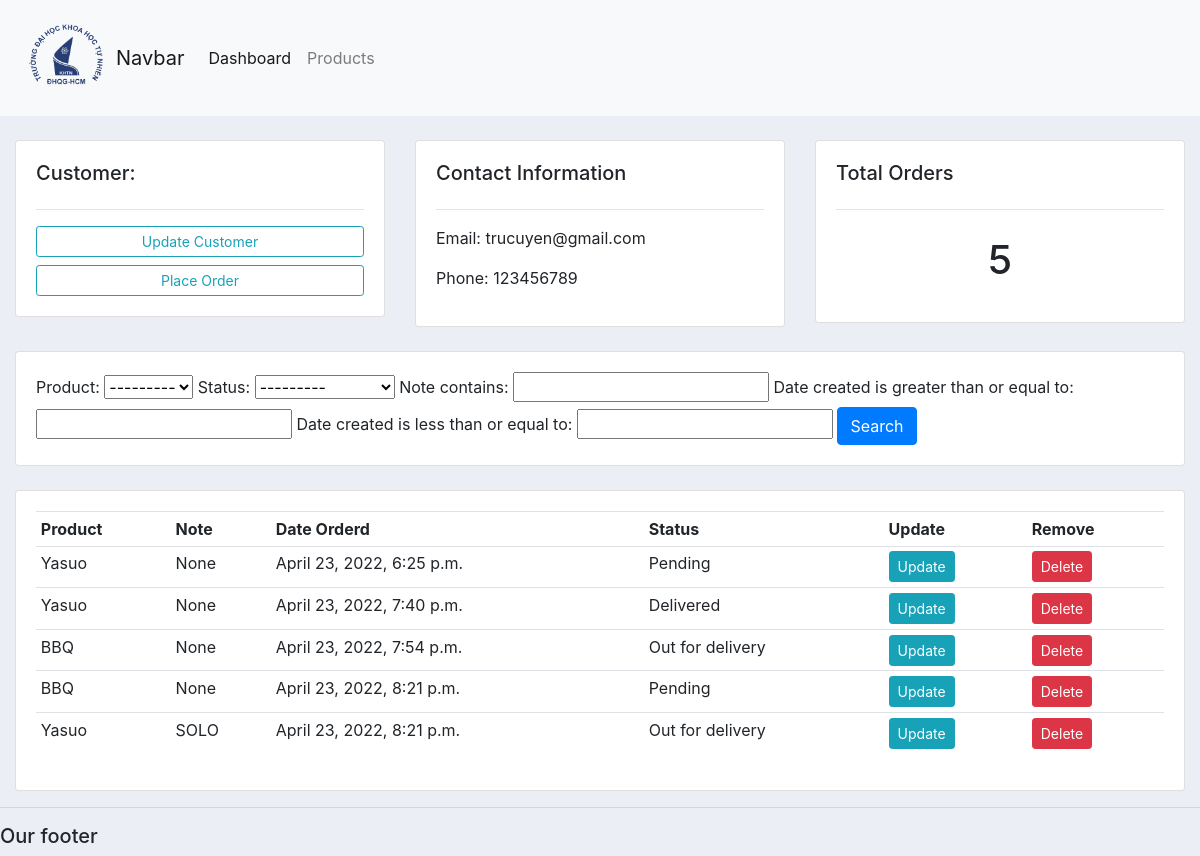
Screenshot of /customers/1/ with the database file from the repository.
### accounts/models.py (models this page shows, shortened)
class Customer(models.Model):
    name = models.CharField(max_length=200, null=True)
    phone = models.CharField(max_length=200, null=True)
    email = models.CharField(max_length=200, null=True)
    date_created = models.DateTimeField(auto_now_add=True)

class Order(models.Model):
    STATUS = (
        ('Pending', 'Pending'),
        ('Out for delivery', 'Out for delivery'),
        ('Delivered', 'Delivered')
    )
    customer = models.ForeignKey(Customer, null=True, on_delete=models.SET_NULL)
    product = models.ForeignKey(Product, null=True, on_delete=models.SET_NULL)
    date_created = models.DateTimeField(auto_now_add=True)
    status = models.CharField(max_length=200, null=True, choices=STATUS)
    note = models.CharField(max_length=200, null=True)

class Product(models.Model):
    CATELOGY = (
        ('Indoor', 'Indoor'),
        ('Outdoor', 'Outdoor')
    )
    name = models.CharField(max_length=200, null=True)
    price = models.FloatField(null=True)
    category = models.CharField(max_length=200, null=True, choices=CATELOGY)
    description = models.CharField(max_length=200, null=True,blank=True)
    date_created = models.DateTimeField(auto_now_add=True)
    tags = models.ManyToManyField(Tag)
    def __str__(self):
        return self.name

### accounts/views.py (the view)
# urls.py: path('customers/<str:pk_test>/',views.customers,name='customer'),
def customers(request, pk_test):
    customers = Customer.objects.get(id=pk_test)
    orders = customers.order_set.all()
    order_count = orders.count()
    myFilter = OrderFilter(request.GET, queryset=orders)
    orders = myFilter.qs
    context = {'customers': customers, 'orders': orders,
               'order_count': order_count,
               'myFilter':myFilter}
    return render(request, 'accounts/customers.html', context)

### templates/accounts/customers.html
<!DOCTYPE html>
{%  extends 'accounts/main.html' %}
{% block content %}
	<br>
<div class="row">
	<div class="col-md">
		<div class="card card-body">
			<h5>Customer:</h5>
			<hr>
			<a class="btn btn-outline-info  btn-sm btn-block" href="">Update Customer</a>
			<a class="btn btn-outline-info  btn-sm btn-block" href="{% url 'create_order' customers.id %}">Place Order</a>
		</div>
	</div>
	<div class="col-md">
		<div class="card card-body">
			<h5>Contact Information</h5>
			<hr>
			<p>Email: {{ customers.email }}</p>
			<p>Phone: {{ customers.phone }}</p>
		</div>
	</div>
	<div class="col-md">
		<div class="card card-body">
			<h5>Total Orders</h5>
			<hr>
			<h1 style="text-align: center;padding: 10px">{{ order_count }}</h1>
		</div>
	</div>
</div>
<br>
<div class="row">
	<div class="col">
		<div class="card card-body">
			<form method="get">
                {{ myFilter.form}}
		    <button class="btn btn-primary" type="submit">Search</button>
		  </form>
		</div>
	</div>
</div>
<br>
<div class="row">
	<div class="col-md">
		<div class="card card-body">
			<table class="table table-sm">
				<tr>
					<th>Product</th>
					<th>Note</th>
					<th>Date Orderd</th>
					<th>Status</th>
					<th>Update</th>
					<th>Remove</th>
				</tr>
                {% for i in orders %}
                            <tr>
                                <td>{{i.product}}</td>
                                <td>{{i.note}}</td>
                                <td>{{i.date_created}}</td>
                                <td>{{i.status}}</td>
                                 <td><a class="btn btn-sm btn-info" href="{% url 'update_order' i.id %}">Update</a></td>
                                <td><a class="btn btn-sm btn-danger" href="{%  url 'delete_order' i.id %}">Delete</a></td>
                            </tr>
                {% endfor %}
			</table>
		</div>
	</div>
</div>
{% endblock %}

### static/css/main.css (style rules this page uses)
body { background-color: #ebeff5; }

### rows the page displays
Customer: email "trucuyen@gmail.com", phone "123456789"
Order: product "Yasuo", note "None", date_created "April 23, 2022, 6:25 p.m.", status "Pending"
Order: product "Yasuo", note "None", date_created "April 23, 2022, 7:40 p.m.", status "Delivered"
Order: product "BBQ", note "None", date_created "April 23, 2022, 7:54 p.m.", status "Out for delivery"
Order: product "BBQ", note "None", date_created "April 23, 2022, 8:21 p.m.", status "Pending"
Order: product "Yasuo", note "SOLO", date_created "April 23, 2022, 8:21 p.m.", status "Out for delivery"

### other values shown
{{ order_count }} "5"
